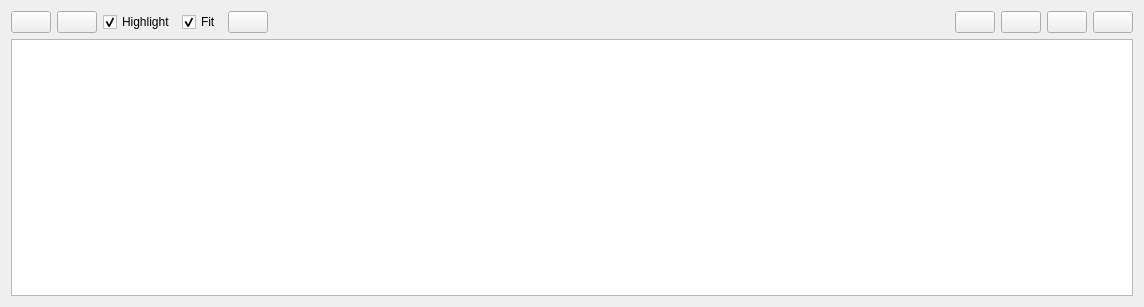
<?xml version="1.0" encoding="UTF-8"?>
<ui version="4.0">
 <class>RosTfTreeWidget</class>
 <widget class="QWidget" name="RosTfTreeWidget">
  <property name="enabled">
   <bool>true</bool>
  </property>
  <property name="geometry">
   <rect>
    <x>0</x>
    <y>0</y>
    <width>1144</width>
    <height>307</height>
   </rect>
  </property>
  <property name="windowTitle">
   <string>TF Tree</string>
  </property>
  <layout class="QVBoxLayout" name="verticalLayout" stretch="0,0">
   <item>
    <layout class="QHBoxLayout" name="horizontalLayout" stretch="0,0,0,0,0,0,0,0,0,0,0,0,0,0,0,0">
     <item>
      <widget class="QPushButton" name="clear_buffer_push_button">
       <property name="toolTip">
        <string>Clear TF Buffer</string>
       </property>
      </widget>
     </item>
     <item>
      <widget class="QPushButton" name="refresh_graph_push_button">
       <property name="toolTip">
        <string>Refresh TF Tree</string>
       </property>
      </widget>
     </item>
     <!-- <item> -->
     <!--  <widget class="QLineEdit" name="filter_line_edit"> -->
     <!--   <property name="toolTip"> -->
     <!--    <string>Comma separated regex patterns / names, leading dash creates exclusion pattern. Example: gazebo, -test.*</string> -->
     <!--   </property> -->
     <!--   <property name="text"> -->
     <!--    <string notr="true"/> -->
     <!--   </property> -->
     <!--  </widget> -->
     <!-- </item> -->
     

     <!-- <item> -->
     <!--  <widget class="QComboBox" name="directions_combo_box"> -->
     <!--   <property name="sizePolicy"> -->
     <!--    <sizepolicy hsizetype="Minimum" vsizetype="Fixed"> -->
     <!--     <horstretch>0</horstretch> -->
     <!--     <verstretch>0</verstretch> -->
     <!--    </sizepolicy> -->
     <!--   </property> -->
     <!--  </widget> -->
     <!-- </item> -->
     <!-- <item> -->
     <!--  <widget class="QCheckBox" name="mark_check_box"> -->
     <!--   <property name="toolTip"> -->
     <!--    <string>Mark Selected</string> -->
     <!--   </property> -->
     <!--   <property name="text"> -->
     <!--    <string>Mark</string> -->
     <!--   </property> -->
     <!--  </widget> -->
     <!-- </item> -->
     <!-- <item> -->
     <!--  <widget class="QCheckBox" name="with_stacks_check_box"> -->
     <!--   <property name="toolTip"> -->
     <!--    <string>Show stacks</string> -->
     <!--   </property> -->
     <!--   <property name="text"> -->
     <!--    <string>Show Stacks</string> -->
     <!--   </property> -->
     <!--  </widget> -->
     <!-- </item> -->
     <!-- <item> -->
     <!--  <widget class="QCheckBox" name="transitives_check_box"> -->
     <!--   <property name="toolTip"> -->
     <!--    <string>Do not show transitive / duplicate dependencies</string> -->
     <!--   </property> -->
     <!--   <property name="text"> -->
     <!--    <string>No Transitive deps</string> -->
     <!--   </property> -->
     <!--  </widget> -->
     <!-- </item> -->
     <!-- <item> -->
     <!--  <widget class="Line" name="line"> -->
     <!--   <property name="orientation"> -->
     <!--    <enum>Qt::Vertical</enum> -->
     <!--   </property> -->
     <!--  </widget> -->
     <!-- </item> -->
     <item>
      <widget class="QCheckBox" name="highlight_connections_check_box">
       <property name="toolTip">
        <string>Highlight incoming and outgoing connections on mouse over</string>
       </property>
       <property name="text">
        <string>Highlight</string>
       </property>
       <property name="checked">
        <bool>true</bool>
       </property>
      </widget>
     </item>
     <item>
      <widget class="QCheckBox" name="auto_fit_graph_check_box">
       <property name="toolTip">
        <string>Automatically fit graph into view on update</string>
       </property>
       <property name="text">
        <string>Fit</string>
       </property>
       <property name="checked">
        <bool>true</bool>
       </property>
      </widget>
     </item>
     <item>
      <widget class="QPushButton" name="fit_in_view_push_button">
       <property name="toolTip">
        <string>Fit graph in view</string>
       </property>
      </widget>
     </item>
     <item>
      <spacer name="horizontalSpacer">
       <property name="orientation">
        <enum>Qt::Horizontal</enum>
       </property>
       <property name="sizeHint" stdset="0">
        <size>
         <width>40</width>
         <height>20</height>
        </size>
       </property>
      </spacer>
     </item>
     <item>
      <widget class="QPushButton" name="load_dot_push_button">
       <property name="toolTip">
        <string>Load DOT graph from file</string>
       </property>
      </widget>
     </item>
     <item>
      <widget class="QPushButton" name="save_dot_push_button">
       <property name="toolTip">
        <string>Save as DOT graph</string>
       </property>
      </widget>
     </item>
     <item>
      <widget class="QPushButton" name="save_as_svg_push_button">
       <property name="toolTip">
        <string>Save as SVG</string>
       </property>
      </widget>
     </item>
     <item>
      <widget class="QPushButton" name="save_as_image_push_button">
       <property name="toolTip">
        <string>Save as image</string>
       </property>
      </widget>
     </item>
    </layout>
   </item>
   <item>
    <widget class="InteractiveGraphicsView" name="graphics_view">
     <property name="renderHints">
      <set>QPainter::Antialiasing|QPainter::HighQualityAntialiasing|QPainter::SmoothPixmapTransform|QPainter::TextAntialiasing</set>
     </property>
     <property name="resizeAnchor">
      <enum>QGraphicsView::AnchorViewCenter</enum>
     </property>
    </widget>
   </item>
  </layout>
 </widget>
 <customwidgets>
  <customwidget>
   <class>InteractiveGraphicsView</class>
   <extends>QGraphicsView</extends>
   <header>rqt_graph.interactive_graphics_view</header>
  </customwidget>
 </customwidgets>
 <resources/>
 <connections/>
</ui>
